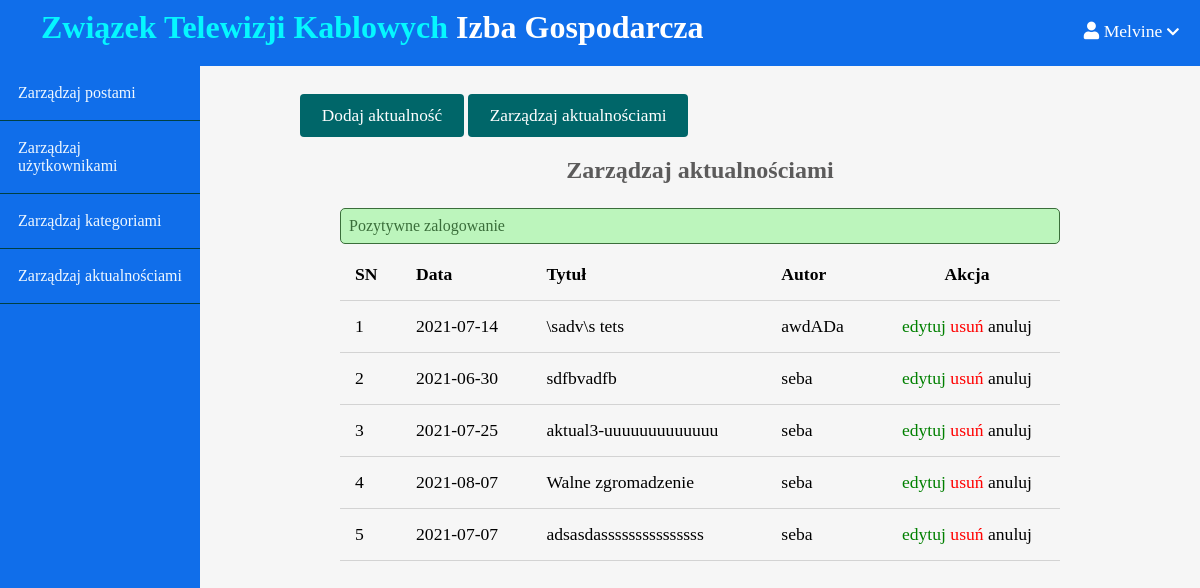
Before: /admin/news/index.php (signed in) with the older database file.
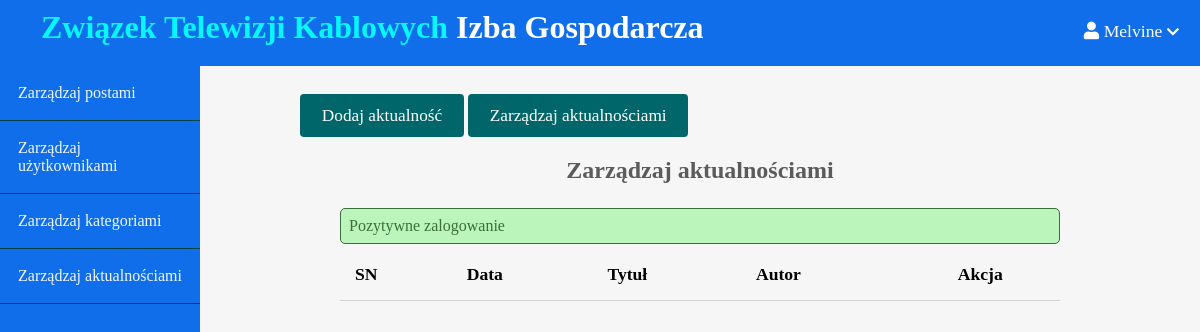
After: the same page with the newer database file.
### tables this page shows
CREATE TABLE `news` (
  `id` int(11) NOT NULL,
  `title` text NOT NULL,
  `term` date NOT NULL,
  `body` text NOT NULL,
  `published` tinyint(4) NOT NULL,
  `author` varchar(255) NOT NULL,
  `create_at` datetime NOT NULL DEFAULT '0000-00-00 00:00:00' ON UPDATE current_timestamp()
);

### app/controllers/news.php (called while the page is built, shortened)
<?php
include(ROOT_PATH . "/app/database/db.php");
$table = 'news';
$news = selectAll($table);

### app/database/db.php (called while the page is built, shortened)
<?php
require('connect.php');
function selectAll($table, $conditions = [])
{
    global $conn;
    $sql = "SELECT * FROM $table  ";
    if (empty($conditions)) {
        $stmt = $conn->prepare($sql);
        $stmt->execute();
        $records = $stmt->get_result()->fetch_all(MYSQLI_ASSOC);
        return $records;
    }
}

### admin/news/index.php (the view, shortened to what this page needs)
<?php include(ROOT_PATH . "/app/controllers/news.php");
?>
<!DOCTYPE html>
<html lang="pl">
    <head>
        <link rel="stylesheet"
            href="https://use.fontawesome.com/releases/v5.7.2/css/all.css"
>
        <link rel="stylesheet" href="../../assets/css/b-style.css">
        <link rel="stylesheet" href="../../assets/css/admin.css">
    </head>
    <body>
    <?php include(ROOT_PATH . "/app/includes/adminHeader.php"); ?>
        <div class="admin-wrapper">
        <?php include(ROOT_PATH . "/app/includes/adminSidebar.php"); ?>
            <div class="admin-content">
                <div class="button-group">
                    <a href="create.php" class="btn btn-big">Dodaj aktualność</a>
                    <a href="index.php" class="btn btn-big">Zarządzaj aktualnościami</a>
                </div>
                <div class="content">
                    <h2 class="page-title">Zarządzaj aktualnościami</h2>
                    <?php include(ROOT_PATH . "/app/includes/messages.php"); ?>
                    <table>
                        <thead>
                            <th>SN</th>
                            <th>Data</th>
                            <th>Tytuł</th>
                            <th>Autor</th>
                            <th style="text-align:center" colspan="3">Akcja</th>
                        </thead>
                        <tbody>
                            <?php foreach ($news as $key => $new): ?>
                                <tr>
                                    <td><?php echo $key + 1; ?></td>
                                    <td><?php echo $new['term'] ?></td>
                                    <td><?php echo $new['title'] ?></td>
                                    <td><?php echo $new['author'] ?></td>
                                    <td style="text-align:center">
                                        <a href="edit.php?id=<?php echo $new['id']; ?>" class="edit">edytuj</a>
                                        <a href="edit.php?delete_id=<?php echo $new['id']; ?>" class="delete">usuń</a>
                                    <?php if ($new['published']): ?>
                                       <a href="edit.php?published=0&p_id=<?php echo $new['id'] ?>" class="unpublish">anuluj</a>
                                    <?php else: ?>
                                        <a href="edit.php?published=1&p_id=<?php echo $new['id'] ?>" class="publish">zawieś</a>
                                    <?php endif; ?>
                                </tr>
                            <?php endforeach; ?>
                        </tbody>
                    </table>
                </div>
            </div>
        </div>
    </body>
</html>

Changed rows visible on the page:
removed news: term "2021-07-14", title "\\sadv\\s tets", author "awdADa"
removed news: term "2021-06-30", title "sdfbvadfb", author "seba"
removed news: term "2021-07-25", title "aktual3-uuuuuuuuuuuuu", author "seba"
removed news: term "2021-08-07", title "Walne zgromadzenie", author "seba"
removed news: term "2021-07-07", title "adsasdasssssssssssssss", author "seba"
